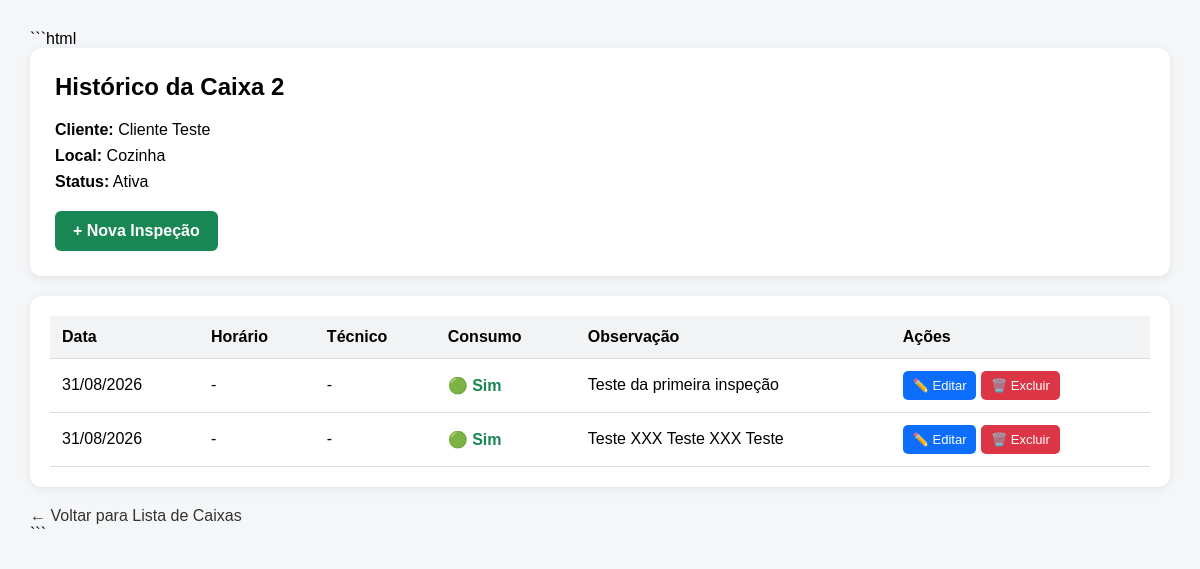
The app's page /historico-caixa/2, older data.
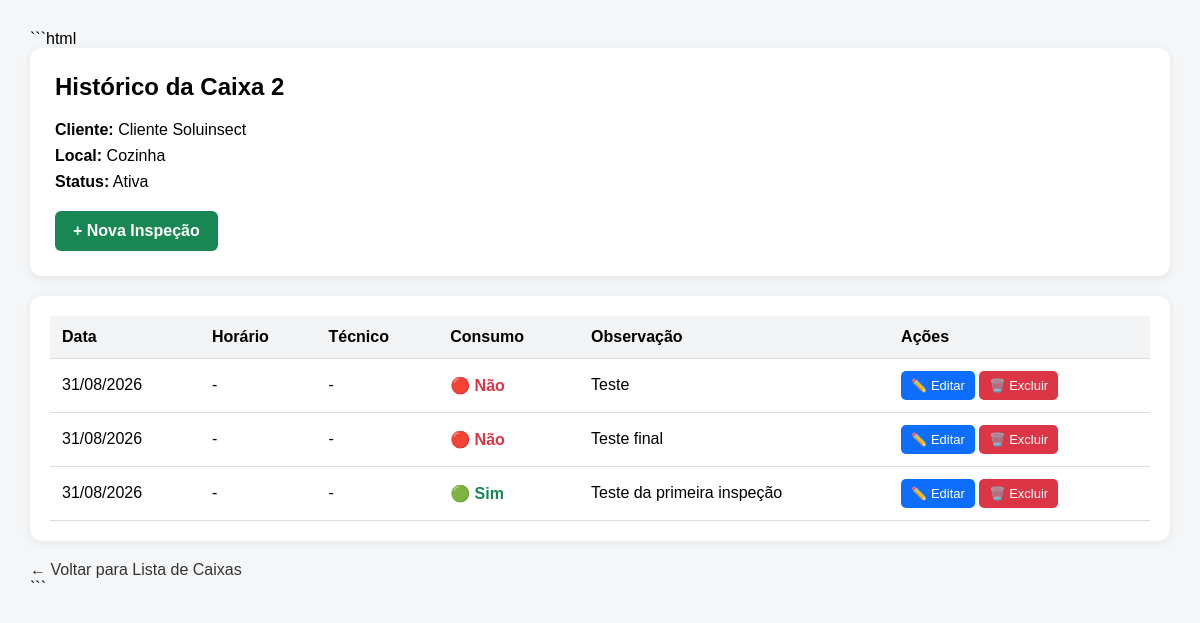
The same page, newer data.
### tables this page shows
CREATE TABLE caixas (
    id INTEGER PRIMARY KEY AUTOINCREMENT,
    cliente_id INTEGER NOT NULL,
    local TEXT NOT NULL,
    status TEXT DEFAULT 'Ativa',
    FOREIGN KEY (cliente_id) REFERENCES clientes(id)
);

CREATE TABLE clientes (
    id INTEGER PRIMARY KEY AUTOINCREMENT,
    nome TEXT NOT NULL,
    telefone TEXT,
    email TEXT
);

CREATE TABLE inspecoes (
            id INTEGER PRIMARY KEY AUTOINCREMENT,
            caixa_id INTEGER NOT NULL,
            data TEXT NOT NULL,
            consumo TEXT NOT NULL,
            observacao TEXT, tecnico TEXT, horario TEXT,
            FOREIGN KEY (caixa_id) REFERENCES caixas(id)
        );

### app.py (the view)
@app.route("/historico-caixa/<int:id>")
def historico_caixa(id):
    conexao = conectar_banco()
    caixa = conexao.execute(
        """
        SELECT
            caixas.id,
            caixas.local,
            caixas.status,
            clientes.nome AS cliente_nome
        FROM caixas
        JOIN clientes
            ON caixas.cliente_id = clientes.id
        WHERE caixas.id = ?
        """,
        (id,)
    ).fetchone()
    if caixa is None:
        conexao.close()
        return "Caixa não encontrada"
    inspecoes = conexao.execute(
        """
        SELECT *
        FROM inspecoes
        WHERE caixa_id = ?
        ORDER BY data DESC, id DESC
        """,
        (id,)
    ).fetchall()
    conexao.close()
    return render_template(
        "historico_caixa.html",
        caixa=caixa,
        inspecoes=inspecoes
    )

### app.py (called while the page is built)
def conectar_banco():
    conexao = sqlite3.connect("database.db")
    conexao.row_factory = sqlite3.Row
    return conexao

### templates/historico_caixa.html (shortened to what this page needs)
<!DOCTYPE html>
<html lang="pt-BR">
<head>
</head>
<body>
<div class="container">
    <section class="cabecalho">
        <h1>
            Histórico da Caixa {{ caixa.id }}
        </h1>
        <div class="informacoes">
            <div>
                <strong>Cliente:</strong>
                {{ caixa.cliente_nome }}
            </div>
            <div>
                <strong>Local:</strong>
                {{ caixa.local }}
            </div>
            <div>
                <strong>Status:</strong>
                {{ caixa.status }}
            </div>
        </div>
        <a
            class="nova-inspecao"
            href="/nova-inspecao/{{ caixa.id }}"
        >
            + Nova Inspeção
        </a>
    </section>
    <section class="tabela-container">
        {% if inspecoes %}
        <table>
            <thead>
                <tr>
                    <th>Data</th>
                    <th>Horário</th>
                    <th>Técnico</th>
                    <th>Consumo</th>
                    <th>Observação</th>
                    <th>Ações</th>
                </tr>
            </thead>
            <tbody>
                {% for inspecao in inspecoes %}
                <tr>
                    <td>
                        {{ inspecao.data[8:10] }}/{{ inspecao.data[5:7] }}/{{ inspecao.data[0:4] }}
                    </td>
                    <td>
                        {{ inspecao.horario or "-" }}
                    </td>
                    <td>
                        {{ inspecao.tecnico or "-" }}
                    </td>
                    <td>
                        {% if inspecao.consumo == "Sim" %}
                            <span class="sim">
                                🟢 Sim
                            </span>
                        {% else %}
                            <span class="nao">
                                🔴 Não
                            </span>
                        {% endif %}
                    </td>
                    <td>
                        {{ inspecao.observacao or "-" }}
                    </td>
                    <td class="acoes">
                        <a
                            class="editar"
                            href="/editar-inspecao/{{ inspecao.id }}"
                        >
                            ✏️ Editar
                        </a>
                        <a
                            class="excluir"
                            href="/excluir-inspecao/{{ inspecao.id }}"
                            onclick="return confirm('Tem certeza que deseja excluir esta inspeção?');"
                        >
                            🗑️ Excluir
                        </a>
                    </td>
                </tr>
                {% endfor %}
            </tbody>
        </table>
        {% else %}
            <p>
                Nenhuma inspeção registrada para esta caixa.
            </p>
        {% endif %}
    </section>
    <a
        class="voltar"
        href="/lista-caixas"
    >
        ← Voltar para Lista de Caixas
    </a>
</div>
</body>
</html>

### templates/historico_caixa.html (style rules this page uses)
body { font-family: Arial, sans-serif; background: #f4f6f8; margin: 0; padding: 30px; }
.container { max-width: 1200px; margin: auto; }
.cabecalho { background: white; padding: 25px; border-radius: 12px; box-shadow: 0 2px 10px rgba(0,0,0,0.08); margin-bottom: 20px; }
h1 { margin-top: 0; }
.informacoes { display: grid; gap: 8px; }
.nova-inspecao { display: inline-block; margin-top: 20px; padding: 11px 18px; background: #198754; color: white; text-decoration: none; border-radius: 6px; font-weight: bold; }
.tabela-container { background: white; padding: 20px; border-radius: 12px; box-shadow: 0 2px 10px rgba(0,0,0,0.08); overflow-x: auto; }
table { width: 100%; border-collapse: collapse; }
th, td { padding: 12px; border-bottom: 1px solid #ddd; text-align: left; }
th { background: #f1f3f5; }
.sim { color: #198754; font-weight: bold; }
.nao { color: #dc3545; font-weight: bold; }
.acoes { white-space: nowrap; }
.editar, .excluir { display: inline-block; padding: 7px 10px; border-radius: 5px; text-decoration: none; color: white; font-size: 13px; }
.editar { background: #0d6efd; }
.excluir { background: #dc3545; }
.voltar { display: inline-block; margin-top: 20px; color: #333; text-decoration: none; }

Row changes from the older to the newer data that the page shows:
removed inspecoes: data "31", data "08", data "2026", horario "-", tecnico "-", consumo "🟢 Sim", observacao "Teste XXX Teste XXX Teste"
changed clientes: cliente_nome "Cliente Teste" → "Cliente Soluinsect"
added inspecoes: data "31", data "08", data "2026", horario "-", tecnico "-", consumo "🔴 Não", observacao "Teste"
added inspecoes: data "31", data "08", data "2026", horario "-", tecnico "-", consumo "🔴 Não", observacao "Teste final"
